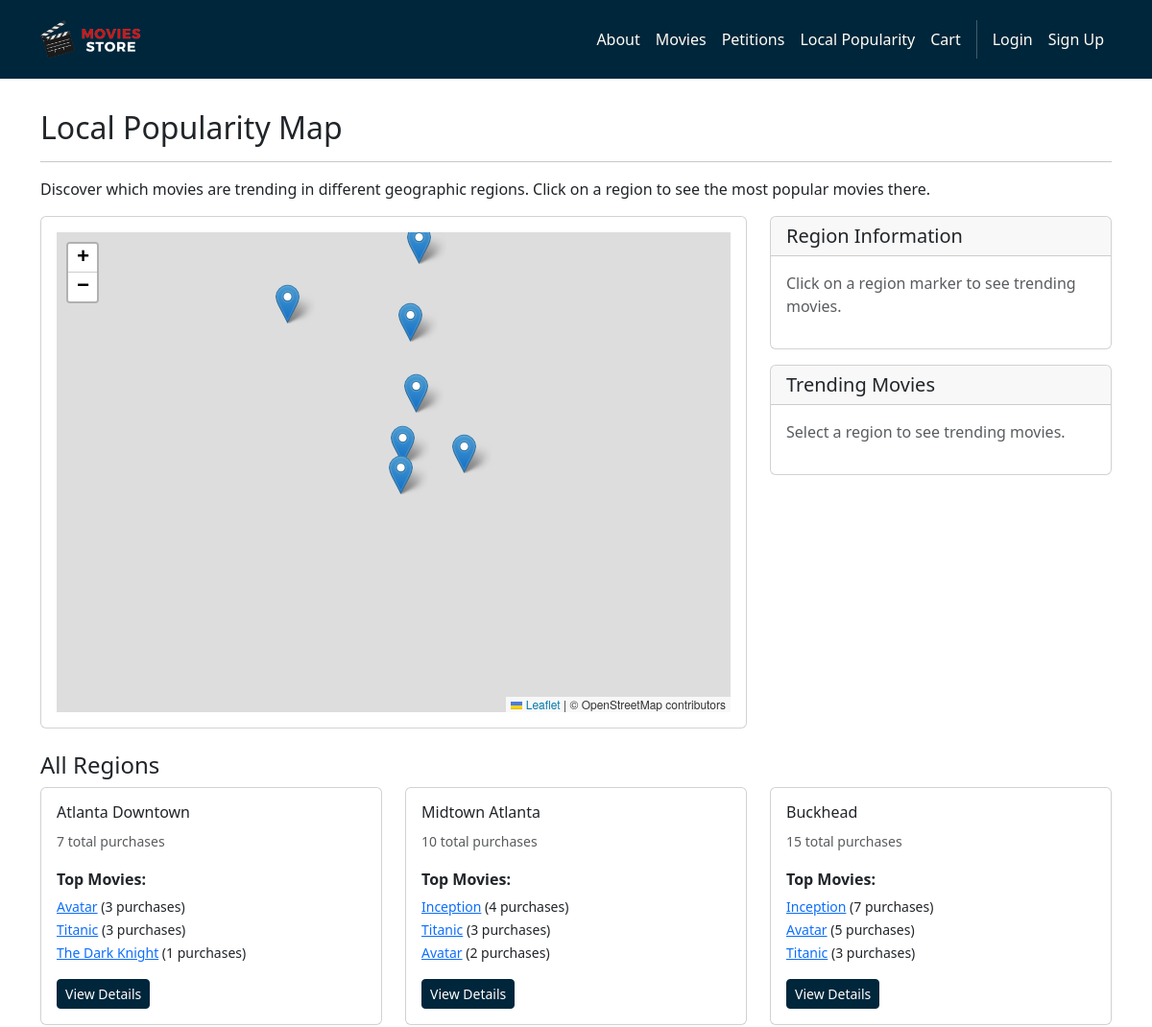
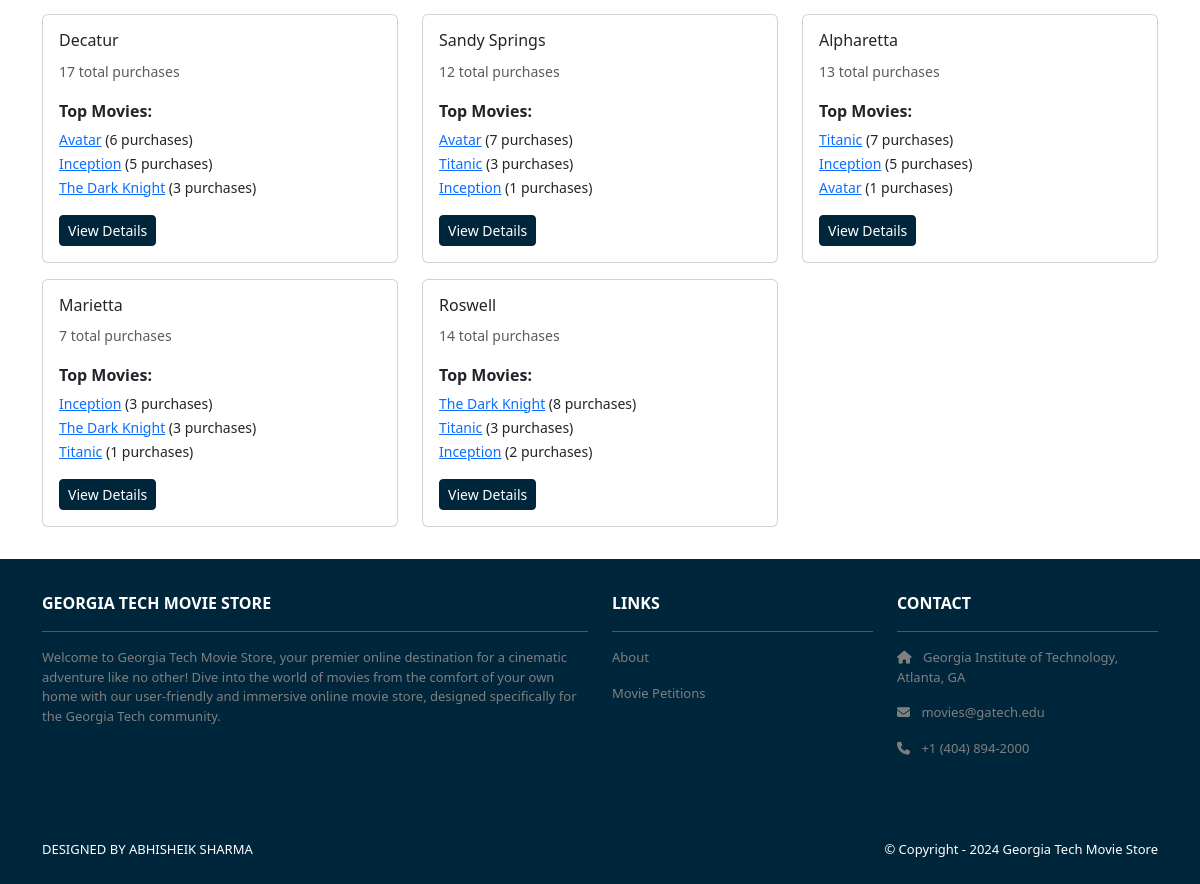
The page /movies/local-popularity/ on the database its author committed (2 pictures, top to bottom).
### movies/models.py (models this page shows, shortened)
class GeographicRegion(models.Model):
    id = models.AutoField(primary_key=True)
    name = models.CharField(max_length=100, unique=True)
    latitude = models.FloatField(help_text="Center latitude for map display")
    longitude = models.FloatField(help_text="Center longitude for map display")
    zoom_level = models.IntegerField(default=10, help_text="Map zoom level for this region")

class Movie(models.Model):
    id = models.AutoField(primary_key=True)
    name = models.CharField(max_length=255)
    price = models.IntegerField()
    description = models.TextField()
    image = models.ImageField(upload_to='movie_images/')
    amount_left = models.PositiveIntegerField(default=0, help_text="Number of copies available for purchase")

### movies/views.py (the view)
# urls.py: path('local-popularity/', views.local_popularity_map, name='movies.local_popularity_map'),
def local_popularity_map(request):
    regions = GeographicRegion.objects.all()
    region_data = []
    for region in regions:
        top_movies = Movie.objects.annotate(
            region_purchases=Sum('purchases__quantity', filter=Q(purchases__region=region))
        ).filter(region_purchases__gt=0).order_by('-region_purchases')[:5]
        region_data.append({
            'region': region,
            'top_movies': top_movies,
            'total_purchases': sum(movie.region_purchases for movie in top_movies)
        })
    template_data = {}
    template_data['title'] = 'Local Popularity Map - Georgia Tech Movie Store'
    template_data['regions'] = region_data
    return render(request, 'movies/local_popularity_map.html', {'template_data': template_data})

### movies/templates/movies/local_popularity_map.html (shortened to what this page needs)
{% extends 'base.html' %}
{% block content %}
{% load static %}
<div class="p-3">
  <div class="container">
    <div class="row mt-3">
      <div class="col mx-auto mb-3">
        <h2>Local Popularity Map</h2>
        <hr />
        <p class="card-text">
          Discover which movies are trending in different geographic regions. Click on a region to see the most popular movies there.
        </p>
      </div>
    </div>
    <div class="row">
      <div class="col-md-8">
        <div class="card">
          <div class="card-body">
            <div id="map" style="height: 500px; width: 100%;"></div>
          </div>
        </div>
      </div>
      <div class="col-md-4">
        <div class="card">
          <div class="card-header">
            <h5 class="mb-0">Region Information</h5>
          </div>
          <div class="card-body">
            <div id="region-info">
              <p class="text-muted">Click on a region marker to see trending movies.</p>
            </div>
          </div>
        </div>
        <div class="card mt-3">
          <div class="card-header">
            <h5 class="mb-0">Trending Movies</h5>
          </div>
          <div class="card-body">
            <div id="trending-movies">
              <p class="text-muted">Select a region to see trending movies.</p>
            </div>
          </div>
        </div>
      </div>
    </div>
    <div class="row mt-4">
      <div class="col-12">
        <h4>All Regions</h4>
        <div class="row">
          {% for region_data in template_data.regions %}
          <div class="col-md-6 col-lg-4 mb-3">
            <div class="card">
              <div class="card-body">
                <h6 class="card-title">{{ region_data.region.name }}</h6>
                <p class="card-text">
                  <small class="text-muted">
                    {{ region_data.total_purchases }} total purchases
                  </small>
                </p>
                {% if region_data.top_movies %}
                <div class="mb-2">
                  <strong>Top Movies:</strong>
                  <ul class="list-unstyled mt-1">
                    {% for movie in region_data.top_movies|slice:":3" %}
                    <li>
                      <small>
                        <a href="{% url 'movies.show' id=movie.id %}">{{ movie.name }}</a>
                        ({{ movie.region_purchases }} purchases)
                      </small>
                    </li>
                    {% endfor %}
                  </ul>
                </div>
                {% endif %}
                <a href="{% url 'movies.region_detail' region_id=region_data.region.id %}" class="btn btn-sm btn-gt-navy text-white">
                  View Details
                </a>
              </div>
            </div>
          </div>
          {% empty %}
          <div class="col-12">
            <div class="alert alert-info">
              <i class="fas fa-info-circle"></i> No regions available. Please contact an administrator to set up geographic regions.
            </div>
          </div>
          {% endfor %}
        </div>
      </div>
    </div>
  </div>
</div>
<link rel="stylesheet" href="https://unpkg.com/leaflet@1.9.4/dist/leaflet.css" />
{% endblock content %}

### moviesstore/static/css/style.css (style rules this page uses)
html, body { height: 100%; }
body { display: flex; flex-direction: column; }
.btn-gt-navy { background-color: #00263B; border-color: #00263B; color: #B3A369; }

### rows shown on the page
GeographicRegion: region.name "Atlanta Downtown", total_purchases "7"
Movie: name "Avatar", region_purchases "3", region_purchases "2", region_purchases "5", region_purchases "6", region_purchases "7", region_purchases "1"
Movie: name "Titanic", region_purchases "3", region_purchases "7", region_purchases "1"
Movie: name "The Dark Knight", region_purchases "1", region_purchases "3", region_purchases "8"
GeographicRegion: region.name "Midtown Atlanta", total_purchases "10"
Movie: name "Inception", region_purchases "4", region_purchases "7", region_purchases "5", region_purchases "1", region_purchases "3", region_purchases "2"
GeographicRegion: region.name "Buckhead", total_purchases "15"
GeographicRegion: region.name "Decatur", total_purchases "17"
GeographicRegion: region.name "Sandy Springs", total_purchases "12"
GeographicRegion: region.name "Alpharetta", total_purchases "13"
GeographicRegion: region.name "Marietta", total_purchases "7"
GeographicRegion: region.name "Roswell", total_purchases "14"
